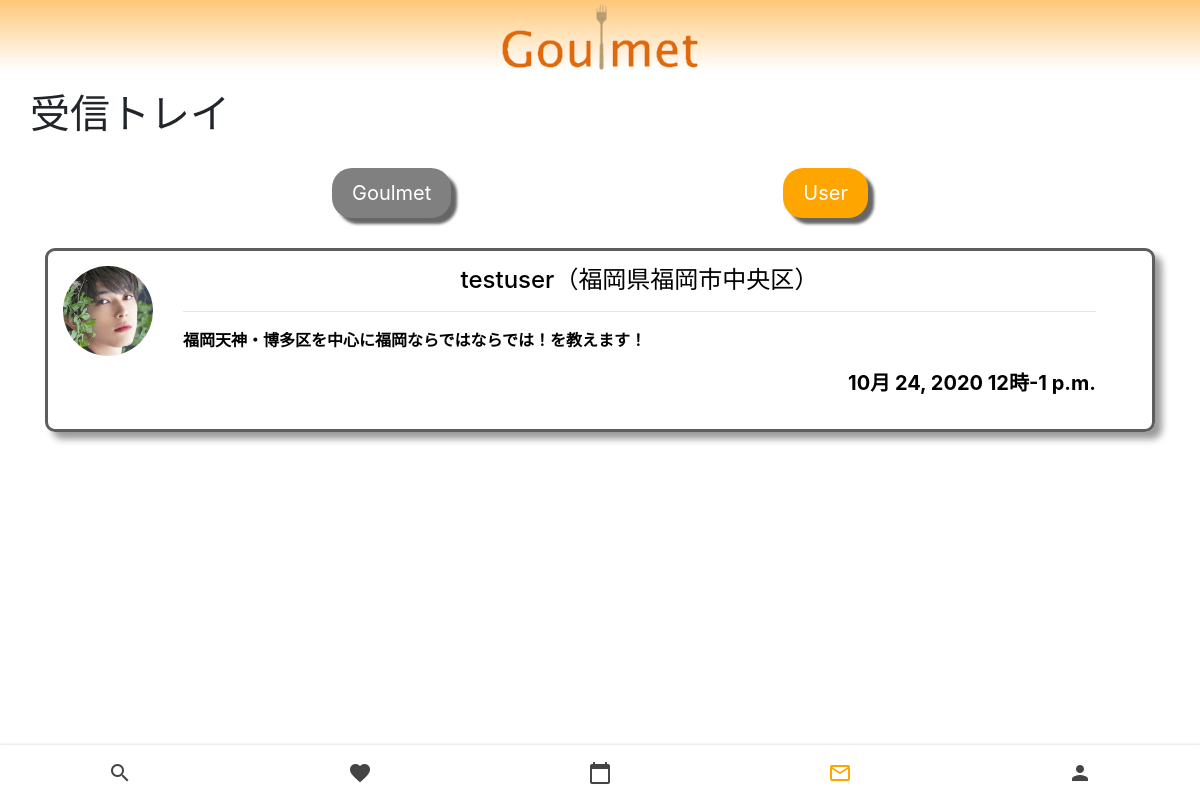
/chat/chat_list/ (signed in), run on an earlier commit of the app's database.
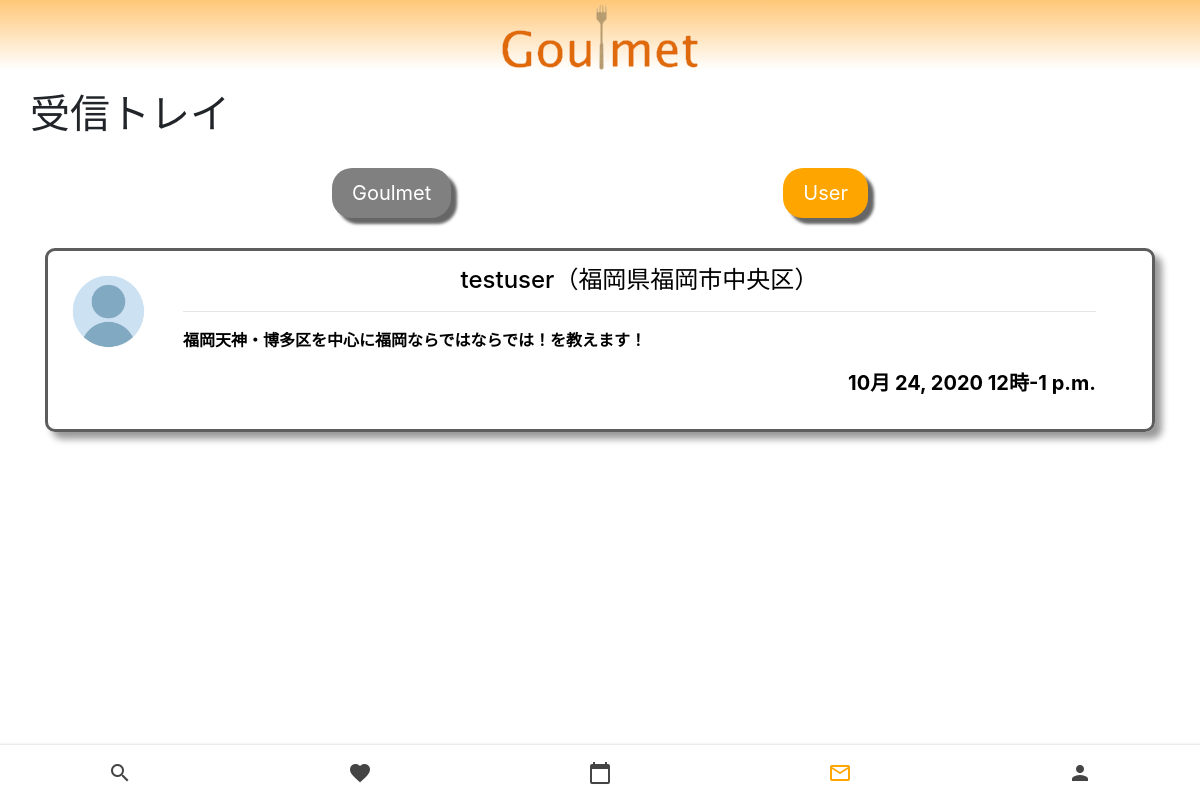
And on a later commit of the database.
### chat/models.py (models this page shows, shortened)
class RoomModel(models.Model):
    user_id = models.ForeignKey(CustomUser,on_delete=models.CASCADE)
    goulmet_id = models.ForeignKey(GoulmetModel,on_delete=models.CASCADE)
    order_id = models.ForeignKey(OrderModel,on_delete=models.CASCADE)
    created_at = models.DateTimeField('作成日時',auto_now_add=True)
    updated_at = models.DateTimeField('更新日時',auto_now=True)

### account/models.py (models this page shows, shortened)
class GoulmetModel(models.Model):
    user_id = models.ForeignKey(CustomUser,on_delete=models.CASCADE)
    self_introduction = models.TextField('自己紹介',max_length=140)
    area = models.CharField('地域',max_length=50)
    plan = models.TextField('プラン',max_length=50,null=True)
    base_price = models.IntegerField('基本料金')
    is_pass = models.BooleanField('審査合格フラグ',null=True)
    created_at = models.DateTimeField('作成日時',auto_now_add=True)
    like = models.ManyToManyField(CustomUser, related_name='like', blank=True)

### myuser/models.py (models this page shows)
class CustomUser(AbstractUser):
    icon = models.ImageField(upload_to = 'upload',blank=True)
    is_goulmet = models.BooleanField(default=False)
    def __str__(self):
        return self.username

### reservation/models.py (models this page shows, shortened)
class OrderModel(models.Model):
    user_id = models.ForeignKey(CustomUser,on_delete=models.CASCADE,related_name='user_id')
    goulmet_id = models.ForeignKey(GoulmetModel,on_delete=models.CASCADE,related_name='goulmet_id')
    base_price = models.IntegerField('基本料金')
    date = models.DateField('日付')
    start_time = models.TimeField('開始時間', default=datetime.time(7, 0, 0))
    end_time = models.TimeField('終了時間', default=datetime.time(7, 0, 0))

### chat/views.py (the view)
# urls.py: path('chat_list/',chat_list,name='chat_list'),
@login_required
def chat_list(request):
    object_list = RoomModel.objects.all().filter(user_id=request.session['_auth_user_id'])
    return render(request, 'chat/chat_list.html', {'object_list': object_list})

### templates/chat/chat_list.html (shortened to what this page needs)
{% extends 'base.html' %}
{% load static %}
{% block header %}
<h1 style="margin-top: 20px; margin-left: 30px;">受信トレイ</h1>
{% endblock %}
{% block content %}
<head>
    <link rel="stylesheet" href="https://stackpath.bootstrapcdn.com/bootstrap/4.2.1/css/bootstrap.min.css">
</head>
<div style="margin-bottom: 20px;" class="change">
    <a id="goulmet" href="{% url 'chat:chat_list_goulmet' %}">Goulmet</a>
    <a id="user" href="#">User</a>
</div>
<div class="container">
{% for object in object_list %}
    <a style="text-decoration: none; color: #000000;" href="{% url 'chat:user_chat' pk=object.pk %}">
        <div class="goulmet">
            <div class="goulmet_icon">
                {% if object.goulmet_id.user_id.icon %}
                <img id="icon" src="{{object.goulmet_id.user_id.icon.url}}" alt="">
                {% else %}
                <img id="icon" src="{% static 'img/no_icon.png' %}" alt="" id="preview">
                {% endif %}
            </div>
            <div class="goulmet_info">
                <div style="text-align: center;">
                    <h4>{{object.goulmet_id.user_id}}（{{object.goulmet_id.area}}）</h4>
                </div>
                <hr>
                <p>{{object.goulmet_id.plan}}</p>
                <div style="text-align: right; font-size: 20px;">
                    <p>{{object.order_id.date}} {{object.order_id.start_time}}-{{object.order_id.end_time}}</p>
                </div>
            </div>
        </div>
    </a>
{% endfor %}
</div>
<nav class="nav">
    <a style="text-decoration: none;" href="{% url 'search_app:search_form' %}" id="1" class="nav__link">
        <i class="material-icons nav__icon">search</i>
    </a>
    <a style="text-decoration: none;" href="{% url 'favorite:favorite_list' %}" id="2" class="nav__link">
        <i class="material-icons nav__icon">favorite</i>
    </a>
    <a style="text-decoration: none;" href="{% url 'reservation:reservation_confirm' %}" id="3" class="nav__link">
        <i class="material-icons nav__icon">calendar_today</i>
    </a>
    <a style="text-decoration: none;" href="{% url 'chat:chat_list' %}" id="4" class="nav__link nav__link--active">
        <i class="material-icons nav__icon">mail_outline</i>
    </a>
    <a style="text-decoration: none;" href="{% url 'account:user_update' %}" id="5" class="nav__link">
        <i class="material-icons nav__icon">person</i>
    </a>
</nav>
{% endblock %}

What changed in the data, as far as the page shows it:
changed through a linked row, RoomModel "testuser": icon: picture added; goulmet_id.user_id.icon: picture removed
